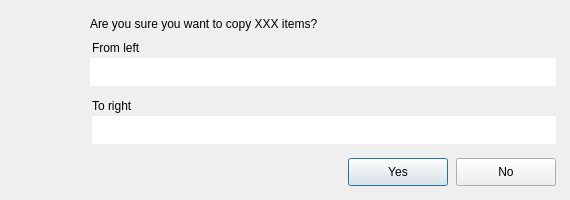
<?xml version="1.0" encoding="UTF-8"?><ui version="4.0"><class>IDD_CONFIRM_COPY</class>
<widget class="QDialog" name="IDD_CONFIRM_COPY">
<property name="geometry">
<rect><x>0</x><y>0</y>
<width>570</width><height>200</height></rect></property>
<property name="windowTitle"><string>"Confirm Copy"
</string></property>
<widget class="QLabel" name="IDC_FLDCONFIRM_QUERY">
<property name="geometry">
<rect><x>90</x><y>14</y><width>466</width><height>20</height></rect></property>
<property name="text"><string>Are you sure you want to copy XXX items?</string></property>
<property name="inputMethodHints"><set>Qt::ImhMultiLine</set></property><property name="wordWrap"><bool>true</bool></property></widget>
<widget class="QLabel" name="IDC_FLDCONFIRM_FROM_TEXT">
<property name="geometry">
<rect><x>92</x><y>38</y><width>462</width><height>20</height></rect></property>
<property name="text"><string>From left</string></property>
<property name="inputMethodHints"><set>Qt::ImhMultiLine</set></property><property name="wordWrap"><bool>true</bool></property></widget>
<widget class="QTextEdit" name="IDC_FLDCONFIRM_FROM_PATH">
<property name="geometry">
<rect><x>90</x><y>58</y><width>466</width><height>28</height></rect></property>
<property name="verticalScrollBarPolicy"><enum>Qt::ScrollBarAlwaysOff</enum></property><property name="horizontalScrollBarPolicy"><enum>Qt::ScrollBarAlwaysOff</enum></property><property name="frameShape"><enum>QFrame::NoFrame</enum></property></widget>
<widget class="QLabel" name="IDC_FLDCONFIRM_TO_TEXT">
<property name="geometry">
<rect><x>92</x><y>96</y><width>460</width><height>20</height></rect></property>
<property name="text"><string>To right</string></property>
<property name="inputMethodHints"><set>Qt::ImhMultiLine</set></property><property name="wordWrap"><bool>true</bool></property></widget>
<widget class="QTextEdit" name="IDC_FLDCONFIRM_TO_PATH">
<property name="geometry">
<rect><x>92</x><y>116</y><width>464</width><height>28</height></rect></property>
<property name="verticalScrollBarPolicy"><enum>Qt::ScrollBarAlwaysOff</enum></property><property name="horizontalScrollBarPolicy"><enum>Qt::ScrollBarAlwaysOff</enum></property><property name="frameShape"><enum>QFrame::NoFrame</enum></property></widget>
<widget class="QPushButton" name="IDYES">
<property name="geometry">
<rect><x>348</x><y>158</y><width>100</width><height>28</height></rect></property>
<property name="text"><string>Yes</string></property>
</widget>
<widget class="QPushButton" name="IDNO">
<property name="geometry">
<rect><x>456</x><y>158</y><width>100</width><height>28</height></rect></property>
<property name="text"><string>No</string></property>
</widget>
</widget><resources/><connections/></ui>
